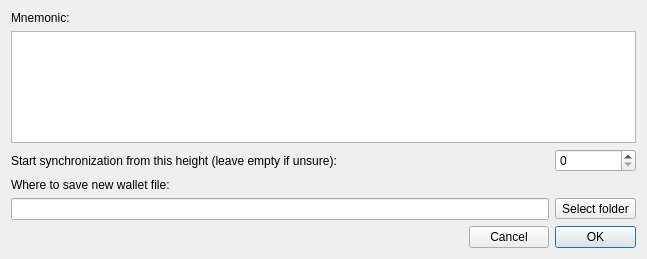
<?xml version="1.0" encoding="UTF-8"?>
<ui version="4.0">
 <class>RestoreFromMnemonicSeedDialog</class>
 <widget class="QDialog" name="RestoreFromMnemonicSeedDialog">
  <property name="geometry">
   <rect>
    <x>0</x>
    <y>0</y>
    <width>647</width>
    <height>259</height>
   </rect>
  </property>
  <property name="minimumSize">
   <size>
    <width>0</width>
    <height>130</height>
   </size>
  </property>
  <property name="windowTitle">
   <string>Restore from mnemonic phrase</string>
  </property>
  <layout class="QGridLayout" name="gridLayout">
   <item row="0" column="0" colspan="2">
    <widget class="QLabel" name="label">
     <property name="text">
      <string>Mnemonic:</string>
     </property>
    </widget>
   </item>
   <item row="1" column="0" colspan="4">
    <widget class="QTextEdit" name="m_seedEdit">
     <property name="readOnly">
      <bool>false</bool>
     </property>
    </widget>
   </item>
   <item row="2" column="3">
    <widget class="QSpinBox" name="m_syncHeight">
     <property name="maximum">
      <number>999999999</number>
     </property>
    </widget>
   </item>
   <item row="4" column="3">
    <widget class="QToolButton" name="m_selectPathButton">
     <property name="text">
      <string>Select folder</string>
     </property>
    </widget>
   </item>
   <item row="5" column="0">
    <widget class="QLabel" name="m_errorLabel">
     <property name="text">
      <string/>
     </property>
    </widget>
   </item>
   <item row="5" column="1">
    <spacer name="horizontalSpacer">
     <property name="orientation">
      <enum>Qt::Horizontal</enum>
     </property>
     <property name="sizeHint" stdset="0">
      <size>
       <width>454</width>
       <height>20</height>
      </size>
     </property>
    </spacer>
   </item>
   <item row="5" column="2">
    <widget class="QPushButton" name="m_cancelButton">
     <property name="text">
      <string>Cancel</string>
     </property>
     <property name="autoDefault">
      <bool>false</bool>
     </property>
    </widget>
   </item>
   <item row="5" column="3">
    <widget class="QPushButton" name="m_okButton">
     <property name="text">
      <string>OK</string>
     </property>
     <property name="autoDefault">
      <bool>false</bool>
     </property>
     <property name="default">
      <bool>true</bool>
     </property>
    </widget>
   </item>
   <item row="4" column="0" colspan="3">
    <widget class="QLineEdit" name="m_pathEdit"/>
   </item>
   <item row="3" column="0" colspan="4">
    <widget class="QLabel" name="label_2">
     <property name="text">
      <string>Where to save new wallet file:</string>
     </property>
    </widget>
   </item>
   <item row="2" column="0" colspan="3">
    <widget class="QLabel" name="label_3">
     <property name="text">
      <string>Start synchronization from this height (leave empty if unsure):</string>
     </property>
    </widget>
   </item>
  </layout>
 </widget>
 <resources/>
 <connections>
  <connection>
   <sender>m_selectPathButton</sender>
   <signal>clicked()</signal>
   <receiver>RestoreFromMnemonicSeedDialog</receiver>
   <slot>selectPathClicked()</slot>
   <hints>
    <hint type="sourcelabel">
     <x>620</x>
     <y>54</y>
    </hint>
    <hint type="destinationlabel">
     <x>323</x>
     <y>65</y>
    </hint>
   </hints>
  </connection>
  <connection>
   <sender>m_okButton</sender>
   <signal>clicked()</signal>
   <receiver>RestoreFromMnemonicSeedDialog</receiver>
   <slot>accept()</slot>
   <hints>
    <hint type="sourcelabel">
     <x>594</x>
     <y>102</y>
    </hint>
    <hint type="destinationlabel">
     <x>323</x>
     <y>65</y>
    </hint>
   </hints>
  </connection>
  <connection>
   <sender>m_cancelButton</sender>
   <signal>clicked()</signal>
   <receiver>RestoreFromMnemonicSeedDialog</receiver>
   <slot>reject()</slot>
   <hints>
    <hint type="sourcelabel">
     <x>511</x>
     <y>102</y>
    </hint>
    <hint type="destinationlabel">
     <x>323</x>
     <y>65</y>
    </hint>
   </hints>
  </connection>
  <connection>
   <sender>m_seedEdit</sender>
   <signal>textChanged()</signal>
   <receiver>RestoreFromMnemonicSeedDialog</receiver>
   <slot>onTextChanged()</slot>
   <hints>
    <hint type="sourcelabel">
     <x>355</x>
     <y>38</y>
    </hint>
    <hint type="destinationlabel">
     <x>323</x>
     <y>69</y>
    </hint>
   </hints>
  </connection>
 </connections>
 <slots>
  <slot>selectPathClicked()</slot>
 </slots>
</ui>
